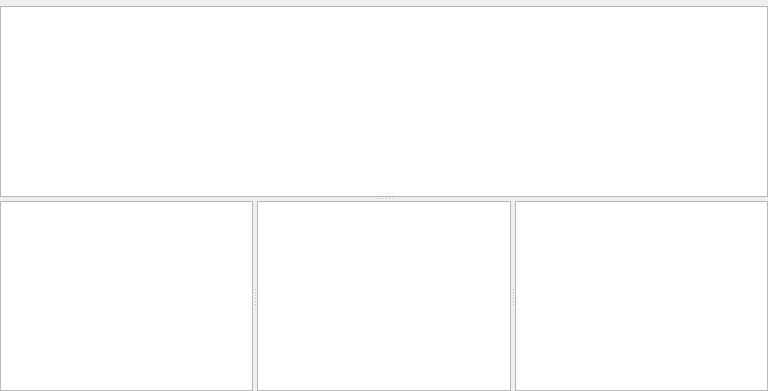
<?xml version="1.0" encoding="UTF-8"?>
<ui version="4.0">
 <class>ResultsCallerCalleePage</class>
 <widget class="QWidget" name="ResultsCallerCalleePage">
  <property name="geometry">
   <rect>
    <x>0</x>
    <y>0</y>
    <width>768</width>
    <height>391</height>
   </rect>
  </property>
  <property name="toolTip">
   <string>Show the profile data in a flat aggregated caller/callee table view.</string>
  </property>
  <layout class="QVBoxLayout" name="verticalLayout_4">
   <property name="leftMargin">
    <number>0</number>
   </property>
   <property name="topMargin">
    <number>0</number>
   </property>
   <property name="rightMargin">
    <number>0</number>
   </property>
   <property name="bottomMargin">
    <number>0</number>
   </property>
   <item>
    <widget class="KFilterProxySearchLine" name="callerCalleeFilter" native="true"/>
   </item>
   <item>
    <widget class="QSplitter" name="splitter_2">
     <property name="orientation">
      <enum>Qt::Vertical</enum>
     </property>
     <widget class="QTreeView" name="callerCalleeTableView">
      <property name="alternatingRowColors">
       <bool>true</bool>
      </property>
      <property name="rootIsDecorated">
       <bool>false</bool>
      </property>
      <property name="uniformRowHeights">
       <bool>true</bool>
      </property>
      <property name="sortingEnabled">
       <bool>true</bool>
      </property>
     </widget>
     <widget class="QSplitter" name="splitter">
      <property name="orientation">
       <enum>Qt::Horizontal</enum>
      </property>
      <widget class="QTreeView" name="callersView">
       <property name="alternatingRowColors">
        <bool>true</bool>
       </property>
       <property name="rootIsDecorated">
        <bool>false</bool>
       </property>
       <property name="uniformRowHeights">
        <bool>true</bool>
       </property>
       <property name="sortingEnabled">
        <bool>true</bool>
       </property>
      </widget>
      <widget class="QTreeView" name="calleesView">
       <property name="alternatingRowColors">
        <bool>true</bool>
       </property>
       <property name="rootIsDecorated">
        <bool>false</bool>
       </property>
       <property name="uniformRowHeights">
        <bool>true</bool>
       </property>
       <property name="sortingEnabled">
        <bool>true</bool>
       </property>
      </widget>
      <widget class="QTreeView" name="sourceMapView">
       <property name="alternatingRowColors">
        <bool>true</bool>
       </property>
       <property name="rootIsDecorated">
        <bool>false</bool>
       </property>
       <property name="uniformRowHeights">
        <bool>true</bool>
       </property>
       <property name="sortingEnabled">
        <bool>true</bool>
       </property>
      </widget>
     </widget>
    </widget>
   </item>
  </layout>
 </widget>
 <customwidgets>
  <customwidget>
   <class>KFilterProxySearchLine</class>
   <extends>QWidget</extends>
   <header>kfilterproxysearchline.h</header>
  </customwidget>
 </customwidgets>
 <resources/>
 <connections/>
</ui>
